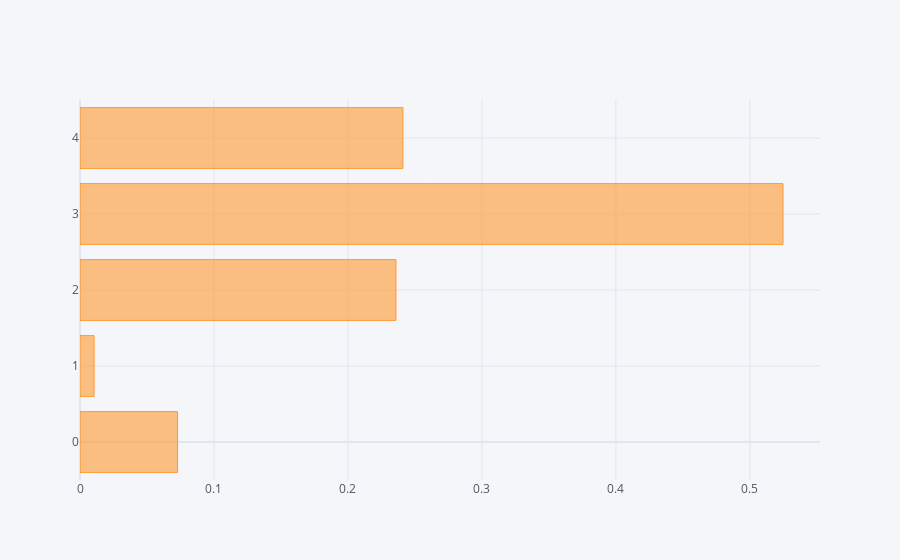

Notebook source saved alongside this figure:
### Code cell
df['A'].iplot(kind = 'bar', orientation = 'h')

### Figure 1 — Plotly figure (JSON) as saved in the notebook; plotly's stock layout.template omitted (floating-point values rounded to 4 significant figures)
{"data": [{"marker": {"color": "rgba(255, 153, 51, 0.6)", "line": {"color": "rgba(255, 153, 51, 1.0)", "width": 1}}, "name": "A", "orientation": "h", "text": "", "type": "bar", "x": [0.07282, 0.01052, 0.2358, 0.5247, 0.241], "y": [0, 1, 2, 3, 4]}], "layout": {"legend": {"bgcolor": "#F5F6F9", "font": {"color": "#4D5663"}}, "paper_bgcolor": "#F5F6F9", "plot_bgcolor": "#F5F6F9", "title": {"font": {"color": "#4D5663"}}, "xaxis": {"gridcolor": "#E1E5ED", "showgrid": true, "tickfont": {"color": "#4D5663"}, "title": {"font": {"color": "#4D5663"}, "text": ""}, "zerolinecolor": "#E1E5ED"}, "yaxis": {"gridcolor": "#E1E5ED", "showgrid": true, "tickfont": {"color": "#4D5663"}, "title": {"font": {"color": "#4D5663"}, "text": ""}, "zerolinecolor": "#E1E5ED"}}}
